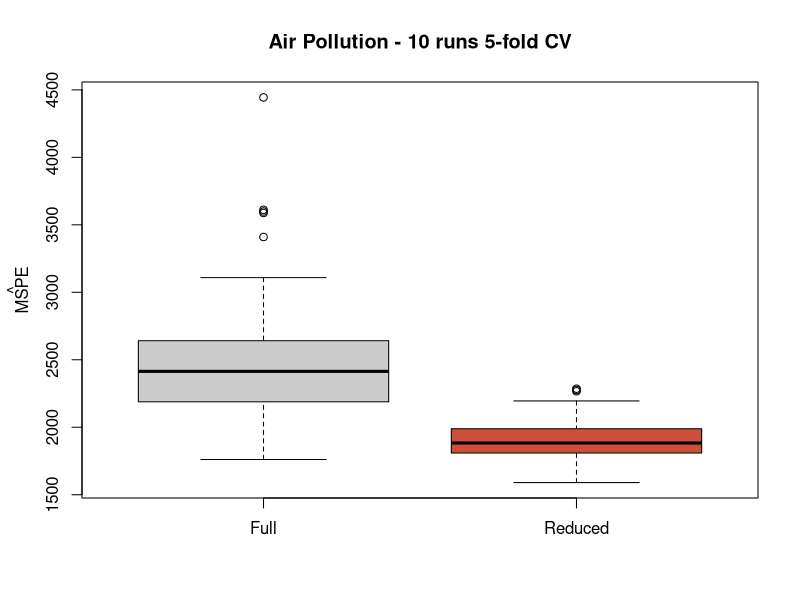

Generate this figure with R:
## ---- chunk 1
knitr::opts_chunk$set(echo = TRUE)
## ---- chunk 2
data <- read.csv('../Lecture1/rutgers-lib-30861_CSV-1.csv')
m.f <- lm(MORT ~ . , data=data)
m.r <- lm(MORT ~ POOR + HC + NOX + HOUS + NONW, data=data)
## ---- chunk 3
N <- 100
mspe1 <- mspe2 <- vector('double', N)
ii <- (1:(n <- nrow(data))) %% 5 + 1
set.seed(327)
for(i in 1:N) {
  ii <- sample(ii)
  pr.f <- pr.r <- vector('double', n)
  for(j in 1:5) {
    pr.f[ ii == j ] <- predict(update(m.f, data=data[ii != j, ]), newdata=data[ii==j,])
    pr.r[ ii == j ] <- predict(update(m.r, data=data[ii != j, ]), newdata=data[ii==j,])
  }
  mspe1[i] <- with(data, mean( (MORT - pr.f)^2 ))
  mspe2[i] <- with(data, mean( (MORT - pr.r)^2 ))
}  
boxplot(mspe1, mspe2, names=c('Full', 'Reduced'), 
        col=c('gray80', 'tomato3'), 
        main='Air Pollution - 10 runs 5-fold CV')
mtext(expression(hat(MSPE)), side=2, line=2.5)
